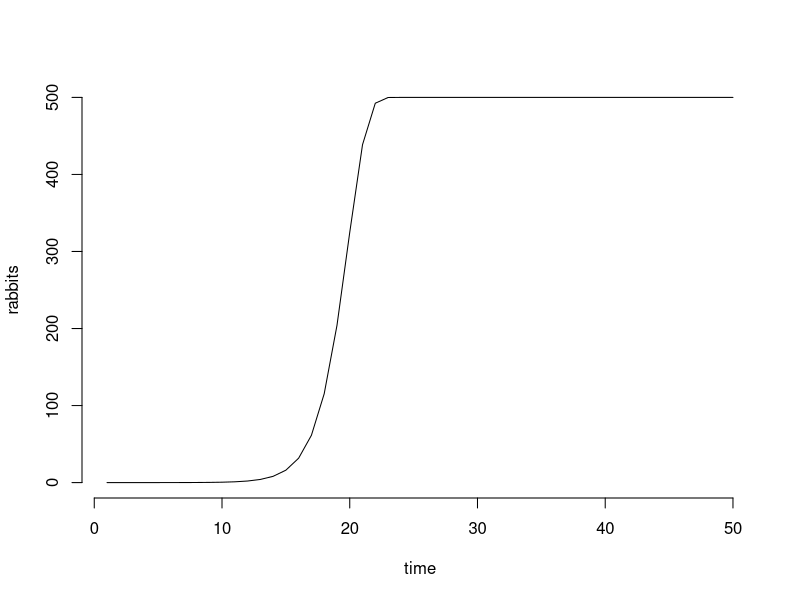

This figure's R source:
## Assignment 2.1 Solutions - 2022 Programming in Psychological Science
#
# Record of Revisions
#
# Date            Programmer              Descriptions of Change
# ====         ================           ======================
# 17-Jan-22       Michael Nunez               Original code
# 22-Jan-22       Enrico Erler              Solution additions
# 27-Jan-22       Michael Nunez           More solution additions

## Q2.1.1 

# this solution was given by a student
# does not run properly
# missing "=" in if statement

best_sport <- "voetbal" 
if (best_sport == "soccer") {
  print(TRUE)
}

## Q2.1.2

# shot to "right" leads to goal = 0 as if statement is not fulfilled (shot unequal to jumped)
# jumped to "forward" leads to goal = 1 because if statement is fulfilled again (shot unequal to jumped)
# jumped to "Left" leads to goal = 1 because "left" != "Left" (comparison is case sensitive)

## Q2.1.3

# multiple possible solutions. Make sure "missed" shots do not add a goal.

# this solution was given by a student
shot <- "missed"
jumped <- "right"
our_goals <- 1
their_goals <- 1
if (shot == "missed") {
  print("Coach OUTRAGED")
} else if (shot != jumped) {
  our_goals <- our_goals + 1
} else {
  our_goals <- our_goals + 0
  print("Sad sport fans.")
}
print(our_goals)

#By putting it as the first if statement, so that it does not get cancelled
#by shot != jumped. 

## Q2.1.4

# One problem is that an equals sign is missing in the line 
# } else if (shot = "missed") {
# Another problem is that the fixed function never prints "Everyone confused!"
# This is because one of the other statements will always be true.

# There are a few different solutions. Make sure "missed" shots do not add a goal.

# One solution
# Notice that this works well for all cases
# This is because of the SPECIFIC order of the if else statements
shot <- "left"
jumped <- "right"
our_goals <- 1
their_goals <- 1
if (!any(shot == c("right","left","missed"))) {
  print("Everyone confused")
} else if (shot == "missed") {
  print("Coach OUTRAGED")
} else if (shot != jumped) {
  our_goals <- our_goals + 1
} else if (shot == jumped) {
  our_goals <- our_goals + 0
  print("Sad sport fans.")
}

print(our_goals)

## Q2.1.5

#problem is that (small_numbers < 1.1) is a VECTOR of logicals (TRUE & FALSE statements). 
#easily changeable with all() function in if statement

small_numbers <- seq(0, 1, by=.001)
they_are_small <- FALSE
if (all(small_numbers > 1.1)) {
  they_are_small <- TRUE
}

## Q2.1.6
StudentID = 77777777 # Change to your student ID
set.seed(StudentID)
ages <-  runif (100,min=0,max=100)

IsWorking <- ifelse(ages < 66.33, "working", "retried")
print(IsWorking)
WorkingLogic <- (ages < 66.33)
print(WorkingLogic)

## Q2.1.7

# this solution was given by a student
#Replacing with loop
data_obs <- c(6, 7, 8, 9, -3000, 5, 1, 7, -4000)
for (i in 1:length(data_obs)) { #or 1:9
  if (data_obs[i]< 0) {
    data_obs[i] <- NA
  }
}
print(data_obs)

#Replacing without loop
data_obs = c(6, 7, 8, 9, -3000, 5, 1, 7, -4000)
data_obs <- replace(data_obs, data_obs < 0, NA)
print(data_obs)

#OR (there are few ways to do this)
data_obs = c(6, 7, 8, 9, -3000, 5, 1, 7, -4000)
data_obs[data_obs < 0] = NA
print(data_obs)

## Q2.1.8

# this solution was given by a student
two_dices <- sample(1:6, 2, replace=TRUE)
print(two_dices)
if ((sum(two_dices) %% 2) == 0) {
 wallet <- min(two_dices)*sum(two_dices)
}else{
 wallet <- -3*sum(two_dices)
}
print(wallet)

## Q2.1.9


my_num <- rnorm(1) #Random draw from rnorm
print(my_num)
if (my_num < 0){ #if-else statement
  my_num <- abs(my_num)
} else {
  my_num <- my_num + 1000
}
print(my_num)

## Q2.1.10
double_plus <- numeric()
for (i in 1:8) {
  double_plus[i] = 2*i + 1
}
print(double_plus)

## Q2.1.11
my_vector = c(3)
for (i in 1:9) {
  my_vector[i+1] = my_vector[i] + 2^i
}
print(my_vector)

## Q2.1.12

# this solution was given by a student
numeric_vec <- 1:10
print(numeric_vec)
final_sum <- 0
for (i in numeric_vec){
  if (i %% 2 == 0){
    final_sum <- final_sum - numeric_vec[i]
  }else {
    final_sum <- final_sum + numeric_vec[i]
  }
}
print(final_sum) 

# This is a solution without an if statement
numeric_vec <- 1:10 
print(numeric_vec)
final_sum <- 0
for (i in numeric_vec){
  one_or_negative_one <- 2*(i %% 2)-1
  final_sum <- final_sum + one_or_negative_one*numeric_vec[i]
}
print(final_sum) 

## Q2.1.13

# Technically permutations of dice should not matter
# so 1-2-3 is the same as 2-1-3. Noticed we use the sort() function

# The logic in the while loop can be a bit confusing
# There are a few different ways to do this
# I like to think rolling while NOT 6-6-6 AND NOT 1-2-3
# Notice I use the all() command

dice <- sample(1:6, 3, replace = TRUE)
while(!all(dice == c(6,6,6)) & !all(sort(dice) == c(1,2,3))) {
  dice <- sample(1:6, 3, replace = TRUE)
  print(dice)
}


## Q2.1.14

# Solution derived from a students' solution

money_made <- 0
roll <- 0

# Playing the game
while((money_made > -1000) & (money_made < 20) & (roll < 300)) {
  # Updating round info
  roll <- roll + 1
  
  # Playing the dice game
  dice <- sample(1:6, 3, replace = TRUE)
  # You could use ifelse() instead here:
  # Here is some commented code
  # ifelse(length(unique(dice)) == 3,
  #        money_made <- money_made + 1,
  #        money_made <- money_made - 3)
  if (length(unique(dice)) == 3) {
    money_made <- money_made + 1
  } else {
    money_made <- money_made -3
  }
}
print(roll) 
print(money_made)

# Usually you will lose money and roll 300 times.
# Never play this game.

## Q2.1.15

# hannes is the running index of the loop. A typical assignment is "i"
# "hannes" is a bad running index name as it is confusing since it is also a name (similar to the list)
# and does not convey easily that it is a running index. 

# this solution was given by a student
names <- c("Clara", "Bence", "Enrico", "Leonhard", "Michael")
for (i in names) {
  print(i)
}

# Alternatively you could use something like "name" for the index. 
# Although often coders use single letters for indices.
# This is a style choice for R
names <- c("Clara", "Bence", "Enrico", "Leonhard", "Michael")
for (who in names) {
  print(who)
}


## Q2.1.16
these_numbers = c(1,1,2,3,4,5,6,7,7,7)
# Bad code below
special <- numeric()
for (i in 1:length(these_numbers) ) {
  if (sum(these_numbers[1:i] == these_numbers[i]) == 1) {
    special <- c(special, i)
  }
}
print(special)

# Good code below
these_numbers = c(1,1,2,3,4,5,6,7,7,7)
# Bad code below, note we changed "i" to these_numbers[i]
special <- numeric()
for (i in 1:length(these_numbers) ) {
  if (sum(these_numbers[1:i] == these_numbers[i]) == 1) {
    special <- c(special, these_numbers[i]) # Note the change here
  }
}
print(special)

## Q2.1.17
#Bad code below
integers <- 2:1000
primes <- c()
for (i in integers) {
  is_prime <- TRUE
  for (j in 2:(i-1)) {
    if (i %% j == 0) {
      is_prime <- FALSE
    }
  }
  if (is_prime) {
    primes <- c(primes, i)
  }
}
primes
1 %% 0 == 0
# The integer 1 does not work in this code.
# 2:(i-1) results in 2:0, giving vector c(2, 1, 0). 
# Then line 1 && 0 == 0 gives a NA

2 %% 2 == 0
# The integer 2 does not return because 2:(i-1) returns as c(2, 1). 
# Then line 2 && 2 == 0 is true.

## Q2.1.18

# Answers will depend on your own style
# More informative variable name example:
verhulst <- function(x, rate_in, cap) rate_in*x*(cap-x)/cap
rabbits <- c(.001)
rate <- 2
capacity <- 1000
for (time in 2:50) rabbits[time] <- verhulst(rabbits[time-1], rate, capacity)
plot(rabbits, type='l', xlab='time', bty='n')

## Q2.1.19
exponential_array = array(dim = c(5, 5, 100))
for (i in 1:100) {
  exp_draws <- rexp(25, rate = i)
  exponential_array[, , i] = matrix(exp_draws, nrow = 5, ncol = 5)
}

## Q.1.1.20
exponential_array <- array(dim = c(5, 5, 100))
for (i in 1:100) {
  exp_draws <- rexp(25, rate = i)
  exponential_array[, , i] = matrix(exp_draws, nrow = 5, ncol = 5)
}
maximum_draws <- apply(exponential_array, 3, max)


## Q.1.1.21
t_tests <- replicate(100, t.test(rnorm(100, mean = 0.1)), simplify = FALSE)
p_values <- sapply(t_tests, function(i) i$p.value)

## Q2.1.22
marty_mcfly <- function(my_list) {
  print('Doc! Doc!')
  rm(list = my_list, pos = 1)
}
marty_mcfly('marty_mcfly')
# The marty_mcfly function prints "Doc! Doc!" 
# and then removes itself from the workspace
# You must mention the second part of the function

# Note that Marty McFly almost deletes himself in movie Back to Future

## Q2.1.23

# You never get the last print statement.
# This is because in the modulo we are dividing by 4, therefore, 
# there can never be a remainder of 4 because it is divisible by 4.


## Q2.1.24
caught_fish = "large_trout"
what_do <- switch(caught_fish,
                  large_trout = "eat",
                  small_trout = "return",
                  carp = ,
                  perch = "return",
                  shoe = )
print(what_do)
#"eat", switch statement indicates "eat" for large_trout

caught_fish = "unknown"
what_do <- switch(caught_fish,
                  large_trout = "eat",
                  small_trout = "return",
                  carp = ,
                  perch = "return",
                  shoe = )
print(what_do)
#NULL, the switch statement does not include unknown as an argument 

caught_fish = "carp"
what_do <- switch(caught_fish,
                  large_trout = "eat",
                  small_trout = "return",
                  carp = ,
                  perch = "return",
                  shoe = )
print(what_do)
#"return", 
# if an argument is missing the switch statement finds the next non-missing  element 
# See also help(switch)

caught_fish = "shoe"
what_do <- switch(caught_fish,
                  large_trout = "eat",
                  small_trout = "return",
                  carp = ,
                  perch = "return",
                  shoe = )
print(what_do)
#NULL, the argument is missing at the end of the arguments

## Q2.1.25

count <- function(number) {
  if (mode(number) != "numeric") {
    stop("`number` must be numeric." )
  }
  if (length(number) > 1) {
    stop("`number` must be of length 1" )
  }
  if (number < 0) {
    while (number > -100) {
      print(number)
      number <- number - 1
    }
  } else {
    while (number < 100) {
      if (number == 42) {
        print("I don't know the meaning of the universe")
        break
      }
      print(number)
      number <- number + 1
    }
  }
  return(invisible(number))
}

# This function counts up by one whole number when given a number greater than 0
# This function counts down by one whole number when given a number less than 0
# It stops counting when the number is greater than 100 or less than -100
# It stops counting if it reaches the number 42 exactly and prints
# "I don't know the meaning of the universe"

## Q2.1.26

count <- function(number) {
  if (mode(number) != "numeric") {
    stop("`number` must be numeric." )
  }
  if (length(number) > 1) {
    stop("`number` must be of length 1" )
  }
  if (number  != round(number)) {
    stop("`number` must be an integer." )
  }
  if (number  == 42) {
    warning("Will not start counting from 42." )
  }
  if (number < 0) {
    while (number > -100) {
      print(number)
      number <- number - 1
    }
  } else {
    while (number < 100) {
      if (number == 42) {
        print("I don't know the meaning of the universe")
        break
      }
      print(number)
      number <- number + 1
    }
  }
  return(invisible(number))
}

## Q2.1.27



# The debug(count) line will mean that it will debug that function every time
# count is run. 
# debug() opens the script if there is an error
# The undebug(count) line will turn of this behavior
# Try running debug(count) and then the bad line multiple times before turning
# off debug with undebug(count).


# This answer derived by an answer from a student

#It runs through chunks of code to find where is the error produced
#It can be helpful if we have an uninformative error message, or 
#if our function is super complex, and we want to find out where it breaks.


## Q2.1.28

# Answer derived from a student solution

# Writing possibly ordered function
vect_order <- function(vect_check) {
  # Get the length of the vector, e.g. the last element
  len <- length(vect_check)
  # Getting the minimum of the vector
  vect_min <- min(vect_check)
  # Getting the maximum of the vector
  vect_max <- max(vect_check)
  
  # Checking if possibly sorted
  if ((vect_check[1] == vect_min)  & (vect_check[len] == vect_max)) {
    print("Possibly sorted!")
  } else {
    print(FALSE)
  }
}

# Checking if the function works
vect_order(c(1,4,2,8,8))
vect_order(c(2,3,1,9))
vect_order(c(1))
vect_order(c(2,3,9,8))

## Q2.1.29

grass <- "green"
colorit <- function(color_me, grass_me) {
  grass_me <- grass
  color_me <- "blue"
  grass <- "blue"
  colorful_items = c(color_me, grass_me)
  return(colorful_items)
}
sky = "grey"
ground = "brown"
these_items = colorit(sky, ground)
sky2 = these_items[1]
ground2 = these_items[2]

# Answer derived from a student

#Grass is green, sky is grey, sky2 is blue, ground is brown, ground2 is green.
#Global grass stays green, and grass_me is called
#before local grass is defined.
#Even though local grass is assigned to blue, it doesn't matter because global grass was already assigned to grass_me
#The colorful items are essentially = c("blue", global_grass) == c("blue","green")
#The reason why is because there are different environments for variable names within
#a function and outside of it. If the variable is not 
#defined in the local environment (of the function),
#the function will scan the global environment first to see if there is such a variable
#before saying the variable does not exist. As such, the value of grass_me becomes the global variable grass, being "green".

## Q2.1.30

# The function does not work when sourced because the global variable grass does not exist.
colorit <- function(color_me, grass_me) {
  grass_me <- "green"
  color_me <- "blue"
  grass <- "blue" # Note that this line is unnecessary
  colorful_items = c(color_me, grass_me)
  return(colorful_items)
}
sky = "grey"
ground = "brown"
these_items = colorit(sky, ground)
sky2 = these_items[1]
ground2 = these_items[2]

## Q2.1.31

#student answer:
fibonacci <- function(n){
  fibonacci <- numeric(n)
  fibonacci[1:2] = c(0,1)
  if (n == 1){
    return(0)
  }
  if (n == 2){
    return(c(0,1))
  }
  else for(i in 3:n){  
    fibonacci[i]= fibonacci[i-1] + fibonacci[i-2]
  }
  return(fibonacci)
}
fibonacci(20)

## Q2.1.32

#student answer, note that ** is the same operation as ^
nthroot <- function(number, n, steps, guess = 1){
  for(i in 1:steps){ #steps indicates how often we iterate for the approximation
    guess[i+1] <- guess[i] - (guess[i]**n - number)/(n*guess[i]**(n-1))
  }
  guess[length(guess)] #print last element of iterated approximation
}

# Test the function
nthroot(10, 4, 1000)
10^(1/4)

# Test the function
nthroot(4, 10, 1000)
4^(1/10)

# Better way:

# Answer derived from the same student. This one potentially uses less steps
nthroot_new <- function(number, n, guess = 1){
  next_guess <- guess - (guess^n - number)/(n*guess^(n-1))
  while( abs(next_guess - guess) > .000001 ){ #run until a precision of .000001
    guess <- next_guess # This line keeps track of what guess comes first
    next_guess <- guess - (guess^n - number)/(n*guess^(n-1))
  }
  guess
}

# Test the function
nthroot_new(10,4)
10^(1/4)

# Test the function
nthroot_new(4,10)
4^(1/10)